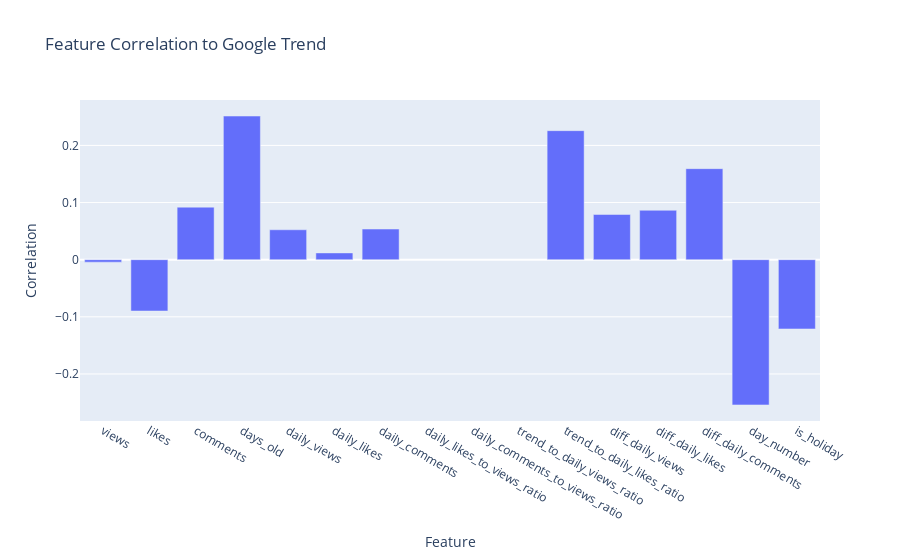

The notebook cell saved with this chart:
### Markdown cell above
#### Correlations
Data correlations are also explored in order to find relevant features for inclusion during predictive modelling - although usually a useful tool, due to the nature of this domain and scope of the modelling (with every news item varying in total "news relevancy" length), a generated correlation matrix is more useful as a datapoint, to determine if the output prediction model will be useful/accurate or not, rather than strictly as a tool for feature selection.

The primary information for this use is to determine lineatiy with the target variable "trend" - some correlation is good, but ultra-high collinearity (or having all collinearities be very close to 0) indicates the model will be substandard.

### Code cell
analyser = RunAnalysis()
corr_matrix_norm = analyser.get_corr_matrix(data_normalised)

fig = px.bar(corr_matrix_norm, x='Feature', y='Correlation', title='Feature Correlation to Google Trend')
fig.show()

### Figure 1 — Plotly figure (JSON) as saved in the notebook; plotly's stock layout.template omitted (floating-point values rounded to 4 significant figures)
{"data": [{"alignmentgroup": "True", "hovertemplate": "Feature=%{x}<br>Correlation=%{y}<extra></extra>", "legendgroup": "", "marker": {"color": "#636efa", "pattern": {"shape": ""}}, "name": "", "offsetgroup": "", "orientation": "v", "showlegend": false, "textposition": "auto", "type": "bar", "x": ["views", "likes", "comments", "days_old", "daily_views", "daily_likes", "daily_comments", "daily_likes_to_views_ratio", "daily_comments_to_views_ratio", "trend_to_daily_views_ratio", "trend_to_daily_likes_ratio", "diff_daily_views", "diff_daily_likes", "diff_daily_comments", "day_number", "is_holiday"], "xaxis": "x", "y": [-0.004341, -0.08986, 0.09194, 0.2514, 0.05236, 0.01186, 0.0536, null, null, null, 0.2258, 0.07911, 0.08645, 0.1593, -0.2543, -0.1213], "yaxis": "y"}], "layout": {"barmode": "relative", "legend": {"tracegroupgap": 0}, "title": {"text": "Feature Correlation to Google Trend"}, "xaxis": {"anchor": "y", "domain": [0, 1], "title": {"text": "Feature"}}, "yaxis": {"anchor": "x", "domain": [0, 1], "title": {"text": "Correlation"}}}}
